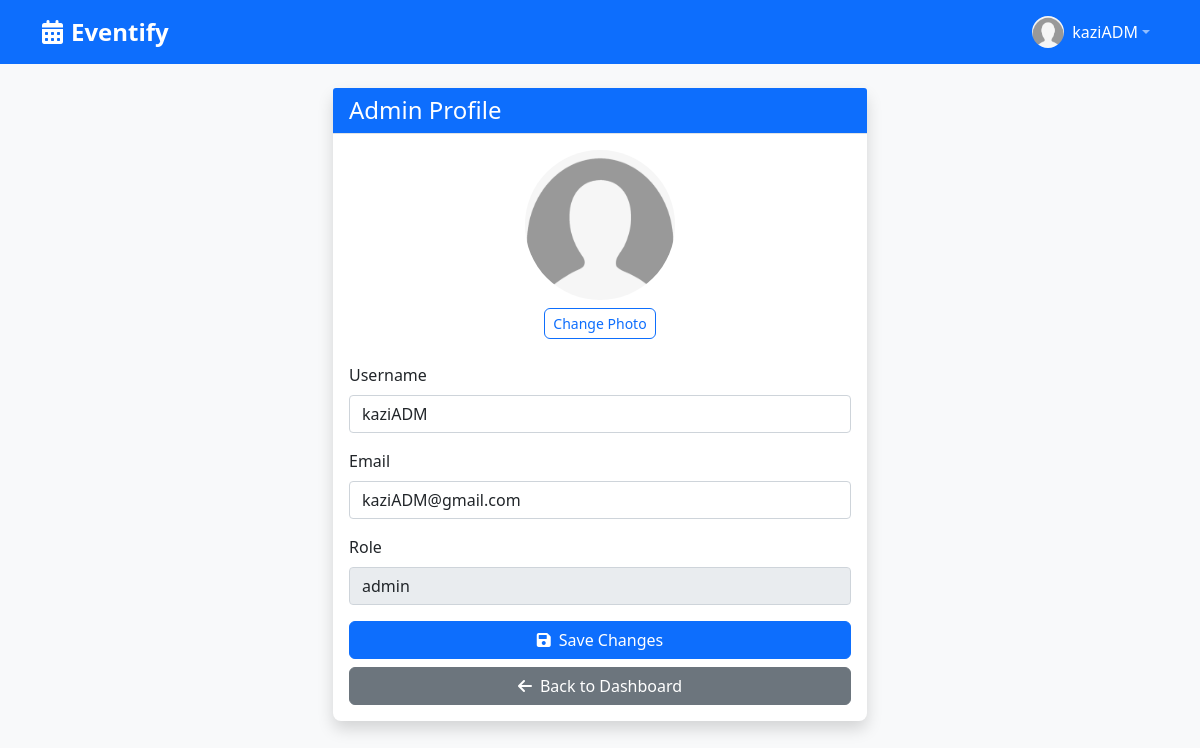
Screenshot of /admin/profile (signed in) with the database file from the repository.
### models/user.py (models this page shows, shortened)
class User(UserMixin, db.Model):
    __tablename__ = 'users'
    id = db.Column(db.Integer, primary_key=True)
    username = db.Column(db.String(80), unique=True, nullable=False)
    email = db.Column(db.String(120), unique=True, nullable=False)
    password_hash = db.Column(db.String(128), nullable=False)
    role = db.Column(db.String(20), nullable=False, default='student')  # 'student' or 'admin'
    created_at = db.Column(db.DateTime, default=datetime.utcnow)
    registered_events = db.relationship('Event', secondary='event_registrations', back_populates='registered_users')
    created_events = db.relationship('Event', foreign_keys='Event.creator_id', back_populates='creator')
    def is_admin(self):
        return self.role == 'admin'
    def is_student(self):
        return self.role == 'student'

### views/admin.py (the view, shortened to what this page needs)
@admin_bp.route('/profile', methods=['GET', 'POST'])
@login_required
def profile():
    return render_template('admin/profile.html', user=current_user)

### app.py (called while the page is built)
def create_app():
    app = Flask(__name__)
    app.config.from_object(Config)
    db.init_app(app)
    login_manager = LoginManager()
    login_manager.init_app(app)
    login_manager.login_view = 'auth.login'
    login_manager.login_message = 'Please log in to access this page.'
    @login_manager.user_loader
    def load_user(user_id):
        return User.query.get(int(user_id))
    app.register_blueprint(auth_bp)
    app.register_blueprint(student_bp)
    app.register_blueprint(admin_bp)
    with app.app_context():
        db.create_all()
    @app.route('/')
    def index():
        if current_user.is_authenticated:
            if current_user.is_student():
                return redirect(url_for('student.dashboard'))
            else:
                return redirect(url_for('admin.dashboard'))
        return redirect(url_for('auth.login'))
    return app

### views/admin.py (called while the page is built)
@admin_bp.before_request
@login_required
def require_admin():
    if not current_user.is_admin():
        flash('Access denied. Admins only.', 'error')
        return redirect(url_for('student.dashboard'))

### templates/admin/profile.html (shortened to what this page needs)
{% extends "base.html" %}
{% block content %}
<div class="container mt-4">
    <div class="row justify-content-center">
        <div class="col-md-6">
            <div class="card shadow">
                <div class="card-header bg-primary text-white">
                    <h4 class="mb-0">Admin Profile</h4>
                </div>
                <div class="card-body">
                    <form method="POST" enctype="multipart/form-data">
                        <div class="text-center mb-4">
                            <img src="{{ user.profile_image_url or url_for('static', filename='img/default_profile.png') }}"
                                 alt="Profile" class="rounded-circle" width="150" height="150">
                            <div class="mt-2">
                                <label for="profile_image" class="btn btn-sm btn-outline-primary">
                                    Change Photo
                                </label>
                            </div>
                        </div>
                        <div class="mb-3">
                            <label for="username" class="form-label">Username</label>
                            <input type="text" class="form-control" id="username" name="username"
                                   value="{{ user.username }}" required>
                        </div>
                        <div class="mb-3">
                            <label for="email" class="form-label">Email</label>
                            <input type="email" class="form-control" id="email" name="email"
                                   value="{{ user.email }}" required>
                        </div>
                        <div class="mb-3">
                            <label class="form-label">Role</label>
                            <input type="text" class="form-control" value="{{ user.role }}" readonly>
                        </div>
                        <div class="d-grid gap-2">
                            <button type="submit" class="btn btn-primary">
                                <i class="fas fa-save me-2"></i>Save Changes
                            </button>
                            <a href="{{ url_for('admin.dashboard') }}" class="btn btn-secondary">
                                <i class="fas fa-arrow-left me-2"></i>Back to Dashboard
                            </a>
                        </div>
                    </form>
                </div>
            </div>
        </div>
    </div>
</div>
{% endblock %}

### templates/base.html (shortened to what this page needs)
<!DOCTYPE html>
<html lang="en">
<head>
    <link href="https://cdn.jsdelivr.net/npm/bootstrap@5.1.3/dist/css/bootstrap.min.css" rel="stylesheet">
    <link href="https://cdnjs.cloudflare.com/ajax/libs/font-awesome/6.0.0/css/all.min.css" rel="stylesheet">
    <link href="{{ url_for('static', filename='css/base.css') }}" rel="stylesheet">
</head>
<body>
    <nav class="navbar navbar-expand-lg navbar-dark bg-primary">
        <div class="container">
            <a class="navbar-brand" href="{{ url_for('index') }}">
                <i class="fas fa-calendar-alt me-2"></i>Eventify
            </a>
            {% if current_user.is_authenticated %}
            <ul class="navbar-nav ms-auto">
                <li class="nav-item dropdown">
                    <a class="nav-link dropdown-toggle d-flex align-items-center" href="#" id="userDropdown" role="button" data-bs-toggle="dropdown" aria-expanded="false">
                        <div class="d-flex align-items-center">
                            <img src="{{ current_user.profile_image_url or url_for('static', filename='img/default_profile.png') }}"
                                alt="Profile" class="rounded-circle me-2" width="32" height="32">
                            <span class="text-white">{{ current_user.username }}</span>
                        </div>
                    </a>
                </li>
            </ul>
            {% endif %}
        </div>
    </nav>
    <main class="container mt-4">
        {% block content %}{% endblock %}
    </main>
</body>
</html>

### static/css/base.css (style rules this page uses)
body { background-color: #f8f9fa; font-family: 'Segoe UI', Tahoma, Geneva, Verdana, sans-serif; }
.navbar-brand { font-weight: bold; font-size: 1.5rem; }
.card { border: none; box-shadow: 0 0.125rem 0.25rem rgba(0, 0, 0, 0.075); border-radius: 0.5rem; }
.card-header { background-color: #fff; border-bottom: 1px solid #dee2e6; font-weight: 600; }
.btn { border-radius: 0.375rem; font-weight: 500; }

### rows the page displays
User: username "kaziADM", email "kaziADM@gmail.com", role "admin"
